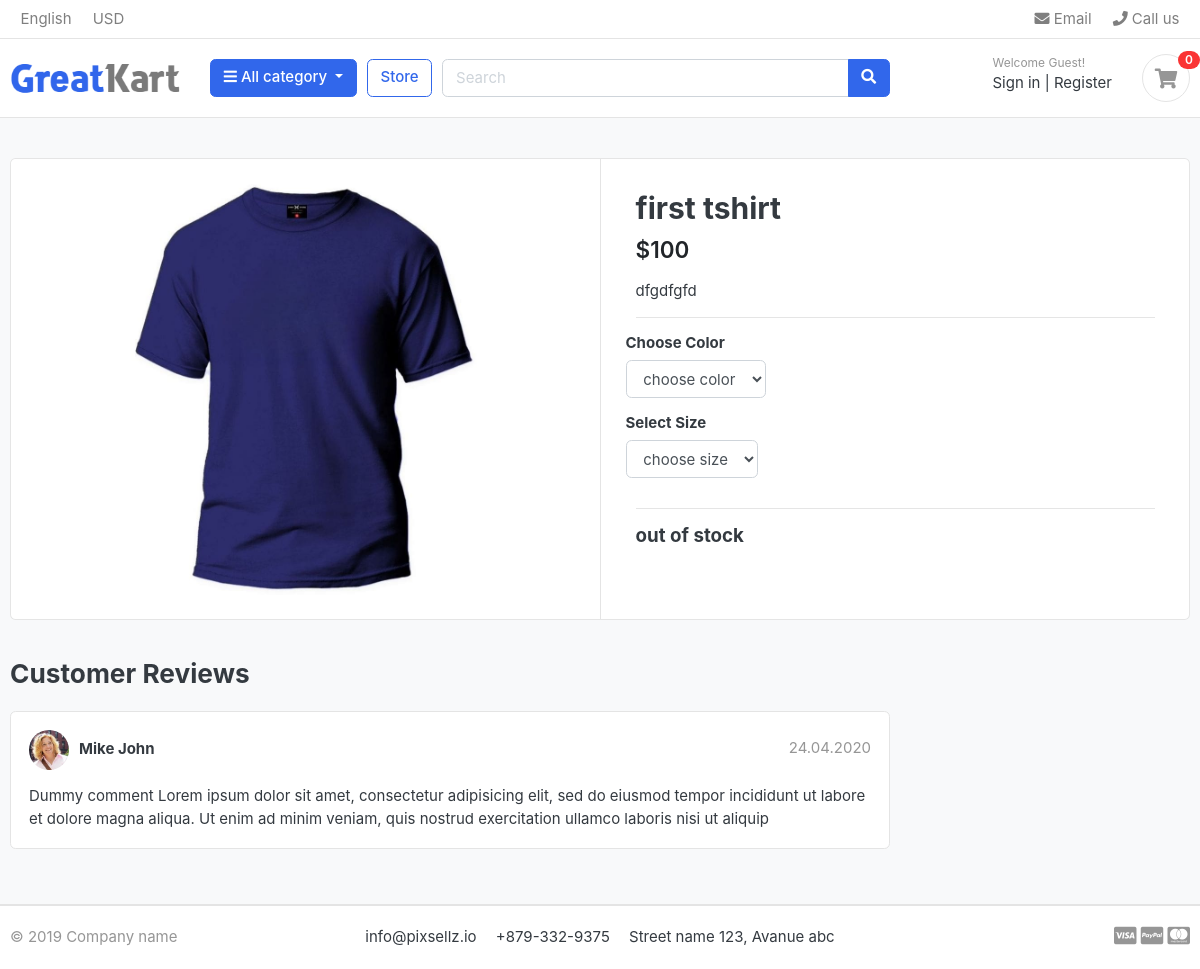
The page /store/category/shirts/first-tshirt/ on the database as committed earlier.
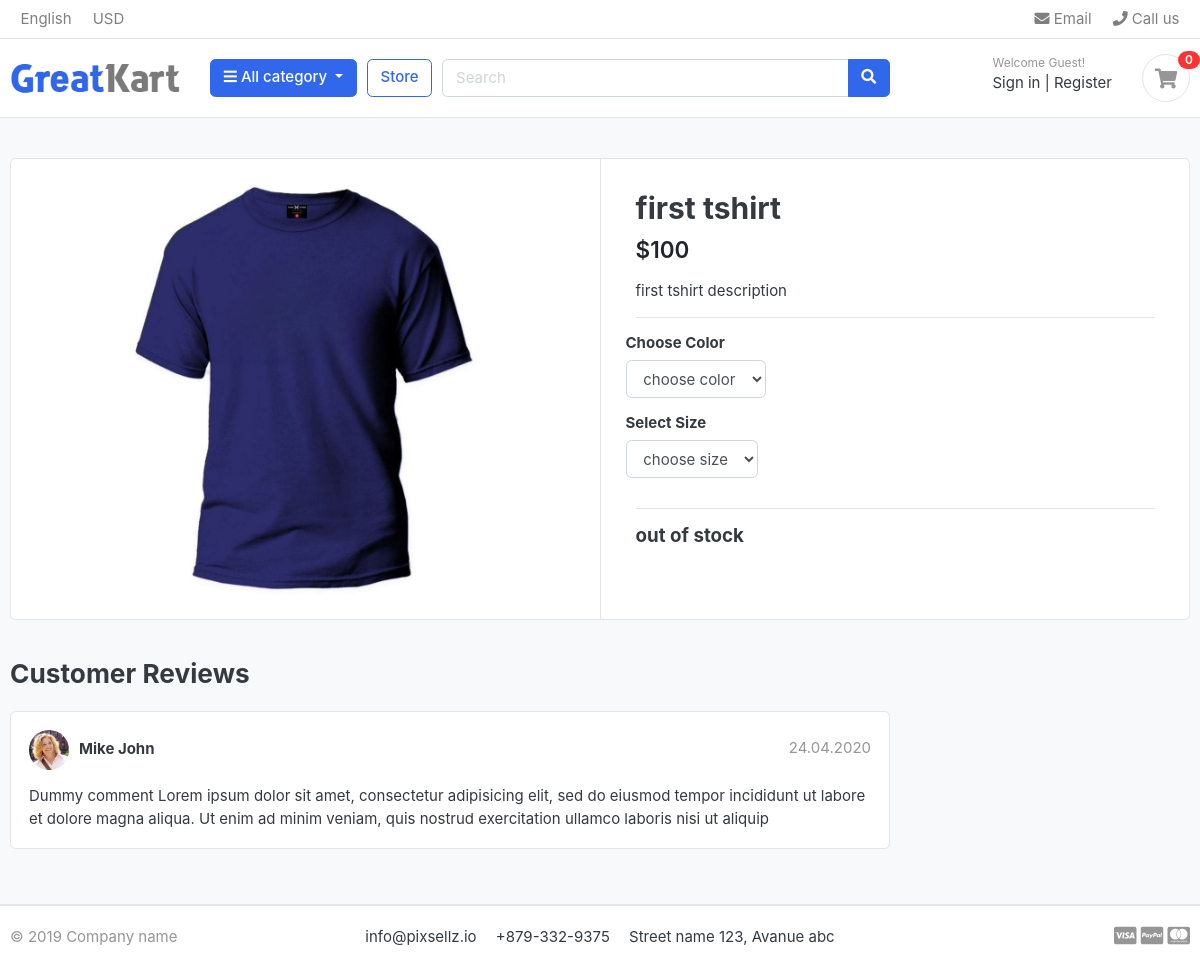
The same page on the database as committed later.
### store/models.py (models this page shows, shortened)
class Product(models.Model):
    product_name = models.CharField(max_length=50,unique=True)
    slug = models.SlugField(max_length=200,unique=True)
    description = models.TextField(max_length=200,unique=True)
    price = models.IntegerField()
    images = models.ImageField(upload_to='photos/products')
    stock = models.IntegerField()
    is_available = models.BooleanField(default=True)
    category = models.ForeignKey(Category ,on_delete=models.CASCADE)
    created_date = models.DateTimeField(auto_now_add=True)
    modified_date = models.DateTimeField(auto_now=True)

### store/views.py (the view)
# urls.py: path('category/<slug:category_slug>/<slug:product_slug>/',views.product_detail,name='product_detail'),
def product_detail(request,category_slug,product_slug):
    try:
        single_product = Product.objects.get(category__slug=category_slug,slug=product_slug)
        in_cart = CartItem.objects.filter(cart__cart_id=__cart_id(request),product=single_product).exists()
    except Exception as e:
        raise e
    context = {
        'single_product' : single_product,
        'in_cart':in_cart,
    }
    return render(request,'store/product_detail.html',context)

### carts/context_processors.py (called while the page is built)
def counter(request):
    cart_count = 0
    if 'admin' in request.path:
        return {}
    else:
        try:
            cart = Cart.objects.filter(cart_id = __cart_id(request))
            cart_items = CartItem.objects.all().filter(cart=cart[:1])
            for cart_item in cart_items:
                cart_count += cart_item.quantity
        except Cart.DoesNotExist:
            cart_count=0
    return dict(cart_count=cart_count)

### carts/views.py (called while the page is built)
def __cart_id(request):
    cart = request.session.session_key
    if not cart:
        cart = request.session.create()
    return cart

### category/context_processors.py (called while the page is built)
def menu_links(request):
    links = Category.objects.all()
    return dict(links=links)

### category/models.py (called while the page is built)
    def get_url(self):
        return reverse('product_by_category',args=[self.slug])

### store/models.py (called while the page is built)
    def colors(self):
        return super(VariationManager,self).filter(variation_category='color',is_active=True)

    def sizes(self):
        return super(VariationManager,self).filter(variation_category='size',is_active=True)

### templates/store/product_detail.html (shortened to what this page needs)
{% extends 'base.html' %}
{% load static %}
{% block content %}
<section class="section-content padding-y bg">
  <div class="container">
    <div class="card">
      <div class="row no-gutters">
        <aside class="col-md-6">
          <article class="gallery-wrap">
            <div class="img-big-wrap">
              <a href="#"><img src="{{ single_product.images.url }}"></a>
            </div>
          </article>
        </aside>
        <main class="col-md-6 border-left">
          <form action="{% url 'add_cart' single_product.id %}" method="POST">
            <article class="content-body">
              <h2 class="title">{{ single_product.product_name }}</h2>
              <div class="mb-3">
                <var class="price h4">${{ single_product.price }}</var>
              </div>
              <p>{{ single_product.description }}</p>
              <hr>
              <div class="row">
                <div class="item-option-select">
                  <h6>Choose Color</h6>
                  <select name="color" class="form-control">
                    <option value="" selected disabled>choose color</option>
                  </select>
                </div>
              </div>
              <div class="row">
                <div class="item-option-select">
                  <h6>Select Size</h6>
                  <select name="size" class="form-control">
                    <option value="" selected disabled>choose size</option>
                  </select>
                </div>
              </div>
              <hr>
              {% if single_product.stock <= 0 %} <h5>out of stock</h5>
                {% else %}
                <button class="btn  btn-primary"> <span class="text">Add to
                    cart</span> <i class="fas fa-shopping-cart"></i> </button>
                {% endif %}
            </article>
          </form>
        </main>
      </div>
    </div>
    <br>
    <div class="row">
      <div class="col-md-9">
        <header class="section-heading">
          <h3>Customer Reviews </h3>
        </header>
        <article class="box mb-3">
          <div class="icontext w-100">
            <img src="./images/avatars/avatar1.jpg" class="img-xs icon rounded-circle">
            <div class="text">
              <span class="date text-muted float-md-right">24.04.2020 </span>
              <h6 class="mb-1">Mike John </h6>
            </div>
          </div>
          <div class="mt-3">
            <p>
              Dummy comment Lorem ipsum dolor sit amet, consectetur adipisicing elit, sed do eiusmod
              tempor incididunt ut labore et dolore magna aliqua. Ut enim ad minim veniam,
              quis nostrud exercitation ullamco laboris nisi ut aliquip
            </p>
          </div>
        </article>
      </div>
    </div>
  </div>
</section>
{% endblock %}

Rows that differ between the two databases and show on the page:
changed Product "first tshirt": description "dfgdfgfd" → "first tshirt description"
